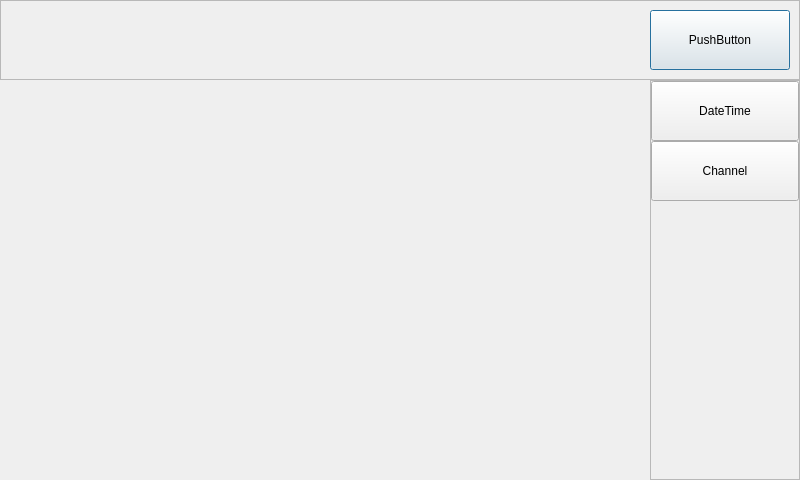
<?xml version="1.0" encoding="UTF-8"?>
<ui version="4.0">
 <class>VideoOsdControlDialog</class>
 <widget class="QDialog" name="VideoOsdControlDialog">
  <property name="geometry">
   <rect>
    <x>0</x>
    <y>0</y>
    <width>800</width>
    <height>480</height>
   </rect>
  </property>
  <property name="windowTitle">
   <string>Dialog</string>
  </property>
  <layout class="QGridLayout" name="gridLayout_2">
   <property name="leftMargin">
    <number>0</number>
   </property>
   <property name="topMargin">
    <number>0</number>
   </property>
   <property name="rightMargin">
    <number>0</number>
   </property>
   <property name="bottomMargin">
    <number>0</number>
   </property>
   <property name="spacing">
    <number>0</number>
   </property>
   <item row="0" column="0">
    <layout class="QGridLayout" name="gridLayout">
     <property name="spacing">
      <number>0</number>
     </property>
     <item row="0" column="0" colspan="2">
      <widget class="QFrame" name="frame">
       <property name="sizePolicy">
        <sizepolicy hsizetype="Preferred" vsizetype="Maximum">
         <horstretch>0</horstretch>
         <verstretch>0</verstretch>
        </sizepolicy>
       </property>
       <property name="minimumSize">
        <size>
         <width>0</width>
         <height>80</height>
        </size>
       </property>
       <property name="frameShape">
        <enum>QFrame::StyledPanel</enum>
       </property>
       <property name="frameShadow">
        <enum>QFrame::Raised</enum>
       </property>
       <layout class="QHBoxLayout" name="horizontalLayout">
        <item>
         <spacer name="horizontalSpacer">
          <property name="orientation">
           <enum>Qt::Horizontal</enum>
          </property>
          <property name="sizeHint" stdset="0">
           <size>
            <width>629</width>
            <height>20</height>
           </size>
          </property>
         </spacer>
        </item>
        <item>
         <widget class="QPushButton" name="pushButton">
          <property name="minimumSize">
           <size>
            <width>140</width>
            <height>60</height>
           </size>
          </property>
          <property name="text">
           <string>PushButton</string>
          </property>
         </widget>
        </item>
       </layout>
      </widget>
     </item>
     <item row="1" column="1">
      <widget class="QFrame" name="frame_2">
       <property name="frameShape">
        <enum>QFrame::StyledPanel</enum>
       </property>
       <property name="frameShadow">
        <enum>QFrame::Raised</enum>
       </property>
       <layout class="QVBoxLayout" name="verticalLayout_2">
        <property name="spacing">
         <number>0</number>
        </property>
        <property name="leftMargin">
         <number>0</number>
        </property>
        <property name="topMargin">
         <number>0</number>
        </property>
        <property name="rightMargin">
         <number>0</number>
        </property>
        <property name="bottomMargin">
         <number>0</number>
        </property>
        <item>
         <layout class="QVBoxLayout" name="verticalLayout">
          <item>
           <widget class="QPushButton" name="pushButtonDateTime">
            <property name="minimumSize">
             <size>
              <width>0</width>
              <height>60</height>
             </size>
            </property>
            <property name="text">
             <string>DateTime</string>
            </property>
           </widget>
          </item>
          <item>
           <widget class="QPushButton" name="pushButtonChannel">
            <property name="minimumSize">
             <size>
              <width>0</width>
              <height>60</height>
             </size>
            </property>
            <property name="text">
             <string>Channel</string>
            </property>
           </widget>
          </item>
          <item>
           <spacer name="verticalSpacer">
            <property name="orientation">
             <enum>Qt::Vertical</enum>
            </property>
            <property name="sizeHint" stdset="0">
             <size>
              <width>20</width>
              <height>40</height>
             </size>
            </property>
           </spacer>
          </item>
         </layout>
        </item>
       </layout>
      </widget>
     </item>
     <item row="1" column="0">
      <widget class="QStackedWidget" name="stackedWidget">
       <property name="sizePolicy">
        <sizepolicy hsizetype="Maximum" vsizetype="Preferred">
         <horstretch>0</horstretch>
         <verstretch>0</verstretch>
        </sizepolicy>
       </property>
       <property name="minimumSize">
        <size>
         <width>650</width>
         <height>0</height>
        </size>
       </property>
       <widget class="VideoOsdPaintWidget" name="stackedWidgetPage1" native="true"/>
      </widget>
     </item>
    </layout>
   </item>
  </layout>
 </widget>
 <customwidgets>
  <customwidget>
   <class>VideoOsdPaintWidget</class>
   <extends>QWidget</extends>
   <header>videoosdpaintwidget.h</header>
   <container>1</container>
  </customwidget>
 </customwidgets>
 <resources/>
 <connections/>
</ui>
